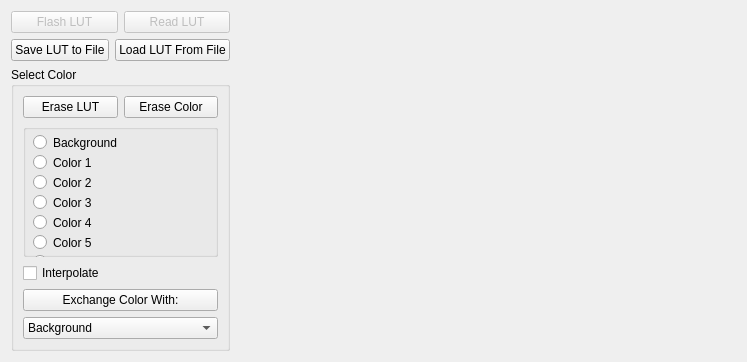
       <widget class="QWidget" name="tab">
        <property name="minimumSize">
         <size>
          <width>545</width>
          <height>0</height>
         </size>
        </property>
        <attribute name="title">
         <string>Color Look Up Table</string>
        </attribute>
        <layout class="QVBoxLayout" name="verticalLayout_8">
         <item>
          <layout class="QHBoxLayout" name="horizontalLayout_2">
           <property name="sizeConstraint">
            <enum>QLayout::SetDefaultConstraint</enum>
           </property>
           <item>
            <layout class="QVBoxLayout" name="verticalLayout_2">
             <item>
              <layout class="QHBoxLayout" name="horizontalLayout_4">
               <item>
                <widget class="QPushButton" name="WriteLUT">
                 <property name="enabled">
                  <bool>false</bool>
                 </property>
                 <property name="text">
                  <string>Flash LUT</string>
                 </property>
                </widget>
               </item>
               <item>
                <widget class="QPushButton" name="readLUT">
                 <property name="enabled">
                  <bool>false</bool>
                 </property>
                 <property name="text">
                  <string>Read LUT</string>
                 </property>
                </widget>
               </item>
              </layout>
             </item>
             <item>
              <layout class="QHBoxLayout" name="horizontalLayout_5">
               <item>
                <widget class="QPushButton" name="pushButton_save">
                 <property name="text">
                  <string>Save LUT to File</string>
                 </property>
                </widget>
               </item>
               <item>
                <widget class="QPushButton" name="pushButton_load">
                 <property name="text">
                  <string>Load LUT From File</string>
                 </property>
                </widget>
               </item>
              </layout>
             </item>
             <item>
              <widget class="QGroupBox" name="colorBox">
               <property name="minimumSize">
                <size>
                 <width>0</width>
                 <height>0</height>
                </size>
               </property>
               <property name="title">
                <string>Select Color</string>
               </property>
               <layout class="QGridLayout" name="gridLayout_3">
                <item row="3" column="0" colspan="2">
                 <layout class="QVBoxLayout" name="verticalLayout_4">
                  <item>
                   <widget class="QCheckBox" name="checkBox_interpolate">
                    <property name="text">
                     <string>Interpolate</string>
                    </property>
                   </widget>
                  </item>
                  <item>
                   <widget class="QPushButton" name="pushButton_exchange">
                    <property name="text">
                     <string>Exchange Color With:</string>
                    </property>
                   </widget>
                  </item>
                  <item>
                   <widget class="QComboBox" name="colorCombo">
                    <property name="minimumSize">
                     <size>
                      <width>80</width>
                      <height>0</height>
                     </size>
                    </property>
                    <item>
                     <property name="text">
                      <string>Background</string>
                     </property>
                    </item>
                    <item>
                     <property name="text">
                      <string>Color 1</string>
                     </property>
                    </item>
                    <item>
                     <property name="text">
                      <string>Color 2</string>
                     </property>
                    </item>
                    <item>
                     <property name="text">
                      <string>Color 3</string>
                     </property>
                    </item>
                    <item>
                     <property name="text">
                      <string>Color 4</string>
                     </property>
                    </item>
                    <item>
                     <property name="text">
                      <string>Color 5</string>
                     </property>
                    </item>
                    <item>
                     <property name="text">
                      <string>Color 6</string>
                     </property>
                    </item>
                    <item>
                     <property name="text">
                      <string>Color 7</string>
                     </property>
                    </item>
                   </widget>
                  </item>
                 </layout>
                </item>
                <item row="0" column="0">
                 <widget class="QPushButton" name="eraseLut">
                  <property name="text">
                   <string>Erase LUT</string>
                  </property>
                 </widget>
                </item>
                <item row="0" column="1">
                 <widget class="QPushButton" name="pushButton_erase">
                  <property name="text">
                   <string>Erase Color</string>
                  </property>
                 </widget>
                </item>
                <item row="2" column="0" colspan="2">
                 <widget class="QGroupBox" name="groupBox">
                  <property name="sizePolicy">
                   <sizepolicy hsizetype="Preferred" vsizetype="Expanding">
                    <horstretch>0</horstretch>
                    <verstretch>0</verstretch>
                   </sizepolicy>
                  </property>
                  <property name="title">
                   <string/>
                  </property>
                  <widget class="QRadioButton" name="radioButton0">
                   <property name="enabled">
                    <bool>true</bool>
                   </property>
                   <property name="geometry">
                    <rect>
                     <x>10</x>
                     <y>10</y>
                     <width>97</width>
                     <height>17</height>
                    </rect>
                   </property>
                   <property name="sizePolicy">
                    <sizepolicy hsizetype="Preferred" vsizetype="Preferred">
                     <horstretch>0</horstretch>
                     <verstretch>0</verstretch>
                    </sizepolicy>
                   </property>
                   <property name="text">
                    <string>Background</string>
                   </property>
                   <attribute name="buttonGroup">
                    <string notr="true">buttonGroup</string>
                   </attribute>
                  </widget>
                  <widget class="QRadioButton" name="radioButton1">
                   <property name="geometry">
                    <rect>
                     <x>10</x>
                     <y>30</y>
                     <width>97</width>
                     <height>17</height>
                    </rect>
                   </property>
                   <property name="text">
                    <string>Color 1</string>
                   </property>
                   <property name="checked">
                    <bool>false</bool>
                   </property>
                   <attribute name="buttonGroup">
                    <string notr="true">buttonGroup</string>
                   </attribute>
                  </widget>
                  <widget class="QRadioButton" name="radioButton2">
                   <property name="geometry">
                    <rect>
                     <x>10</x>
                     <y>50</y>
                     <width>97</width>
                     <height>17</height>
                    </rect>
                   </property>
                   <property name="text">
                    <string>Color 2</string>
                   </property>
                   <attribute name="buttonGroup">
                    <string notr="true">buttonGroup</string>
                   </attribute>
                  </widget>
                  <widget class="QRadioButton" name="radioButton3">
                   <property name="geometry">
                    <rect>
                     <x>10</x>
                     <y>70</y>
                     <width>97</width>
                     <height>17</height>
                    </rect>
                   </property>
                   <property name="text">
                    <string>Color 3</string>
                   </property>
                   <attribute name="buttonGroup">
                    <string notr="true">buttonGroup</string>
                   </attribute>
                  </widget>
                  <widget class="QRadioButton" name="radioButton4">
                   <property name="geometry">
                    <rect>
                     <x>10</x>
                     <y>90</y>
                     <width>97</width>
                     <height>17</height>
                    </rect>
                   </property>
                   <property name="text">
                    <string>Color 4</string>
                   </property>
                   <property name="checked">
                    <bool>false</bool>
                   </property>
                   <attribute name="buttonGroup">
                    <string notr="true">buttonGroup</string>
                   </attribute>
                  </widget>
                  <widget class="QRadioButton" name="radioButton5">
                   <property name="geometry">
                    <rect>
                     <x>10</x>
                     <y>110</y>
                     <width>97</width>
                     <height>17</height>
                    </rect>
                   </property>
                   <property name="text">
                    <string>Color 5</string>
                   </property>
                   <attribute name="buttonGroup">
                    <string notr="true">buttonGroup</string>
                   </attribute>
                  </widget>
                  <widget class="QRadioButton" name="radioButton6">
                   <property name="geometry">
                    <rect>
                     <x>10</x>
                     <y>130</y>
                     <width>97</width>
                     <height>17</height>
                    </rect>
                   </property>
                   <property name="text">
                    <string>Color 6</string>
                   </property>
                   <attribute name="buttonGroup">
                    <string notr="true">buttonGroup</string>
                   </attribute>
                  </widget>
                  <widget class="QRadioButton" name="radioButton7">
                   <property name="geometry">
                    <rect>
                     <x>10</x>
                     <y>150</y>
                     <width>97</width>
                     <height>17</height>
                    </rect>
                   </property>
                   <property name="text">
                    <string>Color 7</string>
                   </property>
                   <attribute name="buttonGroup">
                    <string notr="true">buttonGroup</string>
                   </attribute>
                  </widget>
                 </widget>
                </item>
               </layout>
              </widget>
             </item>
            </layout>
           </item>
           <item>
            <layout class="QVBoxLayout" name="verticalLayout_11">
             <item>
              <widget class="LUTView" name="lutView" native="true">
               <property name="sizePolicy">
                <sizepolicy hsizetype="Fixed" vsizetype="Fixed">
                 <horstretch>0</horstretch>
                 <verstretch>0</verstretch>
                </sizepolicy>
               </property>
               <property name="minimumSize">
                <size>
                 <width>500</width>
                 <height>300</height>
                </size>
               </property>
               <property name="baseSize">
                <size>
                 <width>0</width>
                 <height>0</height>
                </size>
               </property>
              </widget>
             </item>
             <item>
              <spacer name="verticalSpacer_6">
               <property name="orientation">
                <enum>Qt::Vertical</enum>
               </property>
               <property name="sizeHint" stdset="0">
                <size>
                 <width>20</width>
                 <height>40</height>
                </size>
               </property>
              </spacer>
             </item>
            </layout>
           </item>
          </layout>
         </item>
        </layout>
       </widget>
